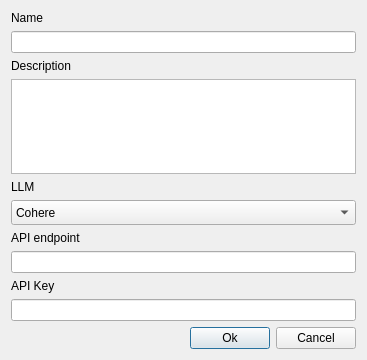
<?xml version="1.0" encoding="UTF-8"?>
<ui version="4.0">
 <class>dlNewEditConversation</class>
 <widget class="QDialog" name="dlNewEditConversation">
  <property name="geometry">
   <rect>
    <x>0</x>
    <y>0</y>
    <width>367</width>
    <height>360</height>
   </rect>
  </property>
  <property name="windowTitle">
   <string>IntelliGeo - NEW CONVERSATION</string>
  </property>
  <layout class="QVBoxLayout" name="verticalLayout">
   <item>
    <widget class="QLabel" name="lblName">
     <property name="text">
      <string>Name</string>
     </property>
    </widget>
   </item>
   <item>
    <widget class="QLineEdit" name="ptName"/>
   </item>
   <item>
    <widget class="QLabel" name="lblDescription">
     <property name="text">
      <string>Description</string>
     </property>
    </widget>
   </item>
   <item>
    <widget class="QPlainTextEdit" name="ptDescription"/>
   </item>
   <item>
    <widget class="QLabel" name="lblLLM">
     <property name="text">
      <string>LLM</string>
     </property>
    </widget>
   </item>
   <item>
    <widget class="QComboBox" name="cbLLM">
     <property name="sizePolicy">
      <sizepolicy hsizetype="Preferred" vsizetype="Fixed">
       <horstretch>0</horstretch>
       <verstretch>0</verstretch>
      </sizepolicy>
     </property>
     <property name="minimumSize">
      <size>
       <width>0</width>
       <height>25</height>
      </size>
     </property>
     <property name="maximumSize">
      <size>
       <width>16777215</width>
       <height>25</height>
      </size>
     </property>
     <item>
      <property name="text">
       <string>Cohere</string>
      </property>
     </item>
     <item>
      <property name="text">
       <string>GPT3.5</string>
      </property>
     </item>
     <item>
      <property name="text">
       <string>GPT4.0</string>
      </property>
     </item>
    </widget>
   </item>
   <item>
    <widget class="QLabel" name="lblEndpoint">
     <property name="text">
      <string>API endpoint</string>
     </property>
    </widget>
   </item>
   <item>
    <widget class="QLineEdit" name="txtAPIEndpoint"/>
   </item>
   <item>
    <widget class="QLabel" name="lblAPIKey">
     <property name="text">
      <string>API Key</string>
     </property>
    </widget>
   </item>
   <item>
    <widget class="QLineEdit" name="txtAPIKey"/>
   </item>
   <item>
    <layout class="QHBoxLayout" name="horizontalLayout">
     <item>
      <spacer name="horizontalSpacer">
       <property name="orientation">
        <enum>Qt::Horizontal</enum>
       </property>
       <property name="sizeHint" stdset="0">
        <size>
         <width>40</width>
         <height>20</height>
        </size>
       </property>
      </spacer>
     </item>
     <item>
      <widget class="QPushButton" name="pbOkay">
       <property name="text">
        <string>Ok</string>
       </property>
      </widget>
     </item>
     <item>
      <widget class="QPushButton" name="pbCancel">
       <property name="text">
        <string>Cancel</string>
       </property>
      </widget>
     </item>
    </layout>
   </item>
  </layout>
 </widget>
 <resources/>
 <connections/>
</ui>
